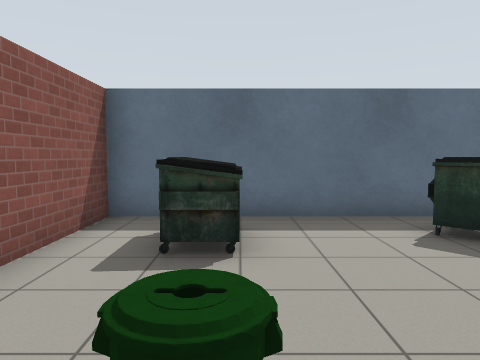
View 1 (above)

24 first-person views from a walk through a Gazebo world. The camera is 1.2 m above the floor, tilts 4° down and sees 70° across. The lines on the ground mark 1 m squares. The floor is counted in squares, 1 m on a side. Each view is taken from the middle of a square. On the plan, view 1 faces up. The plan holds only what a view shows up to about 14 squares ahead; the rest is blank. The place goes on beyond the plan. Gazebo's built-in surfaces are drawn with simple patterns. Some stock models are drawn as simple stand-ins. Some surface patterns are stand-ins.

View 2
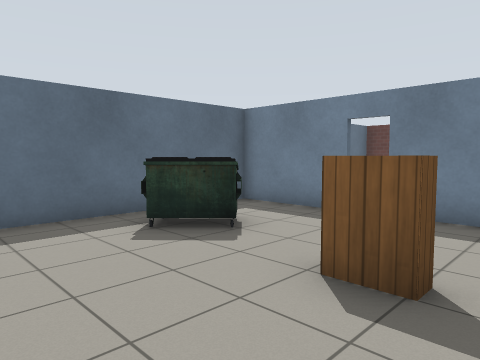

View 3
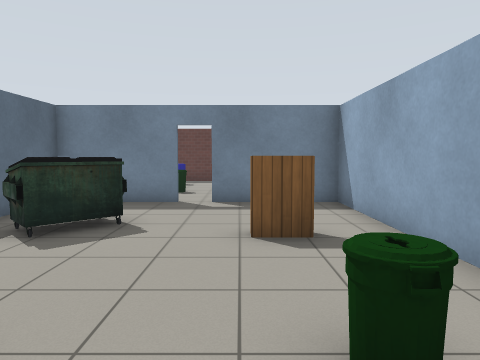

View 4
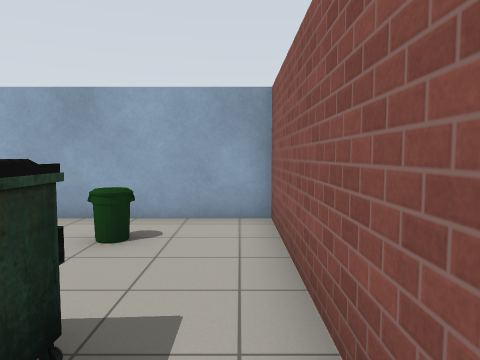

View 5
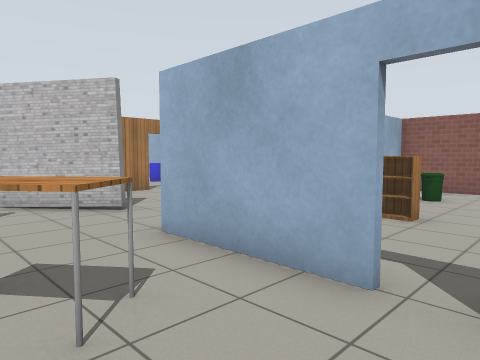

View 6
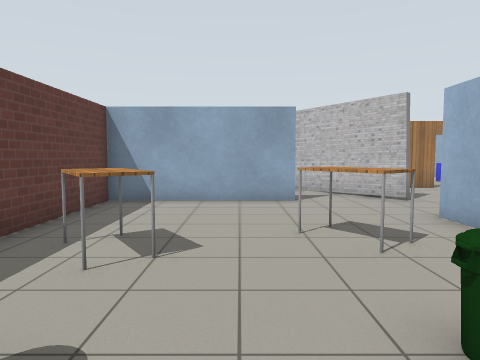

View 7
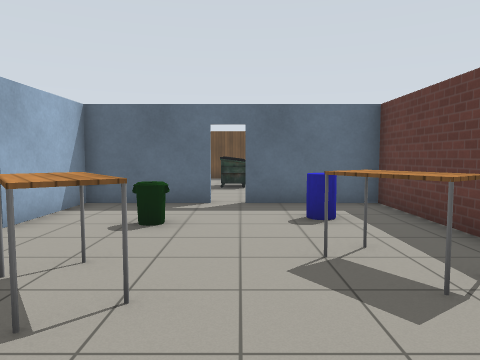

View 8
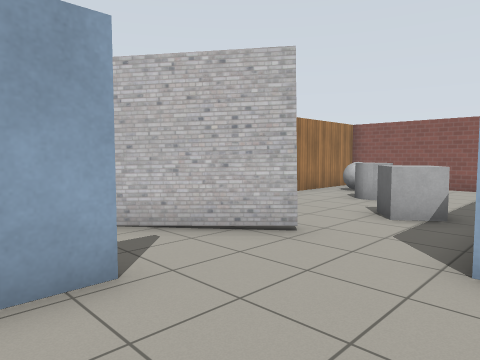

View 9
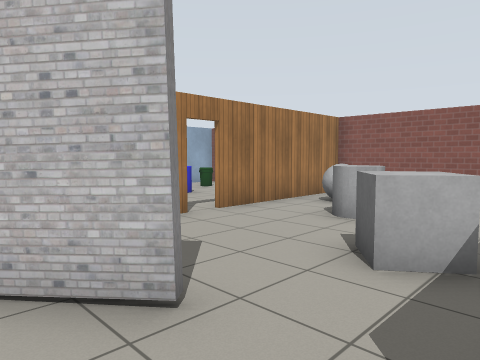

View 10
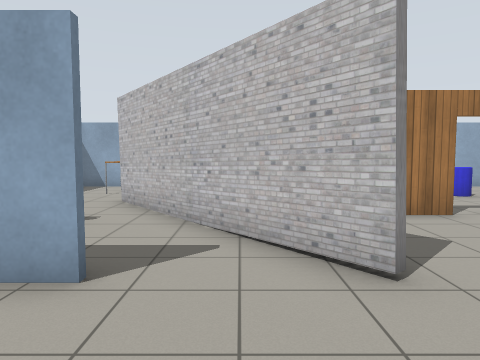

View 11
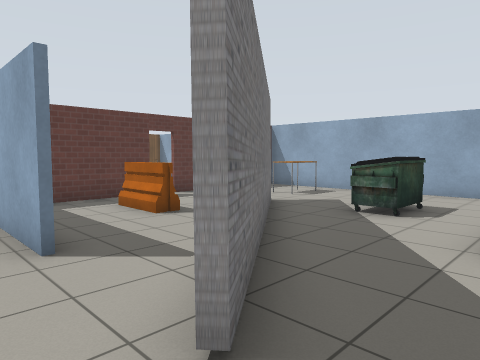

View 12
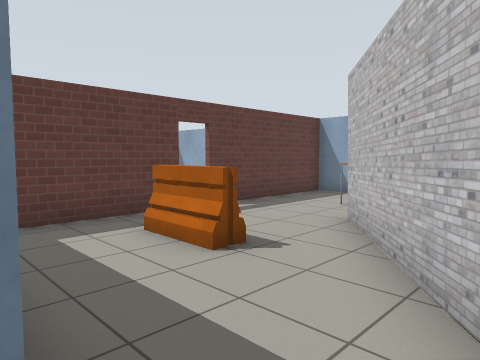

View 13
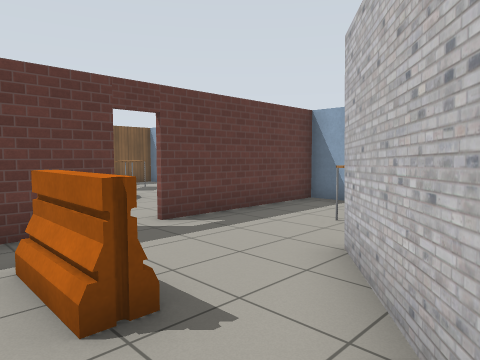

View 14
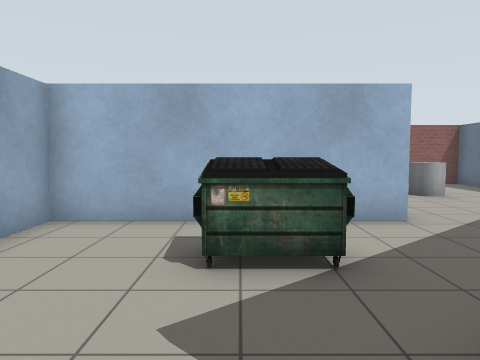

View 15
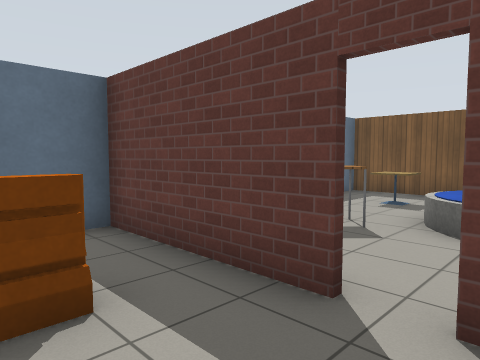

View 16
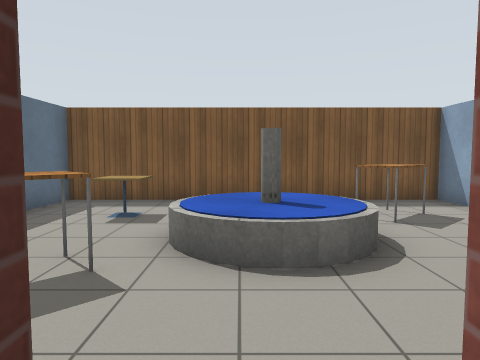

View 17
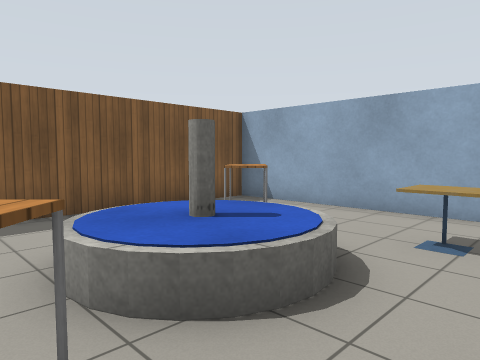

View 18
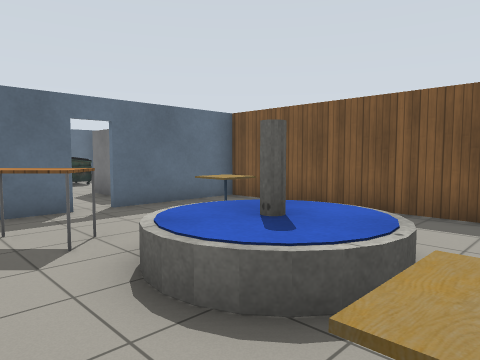

View 19
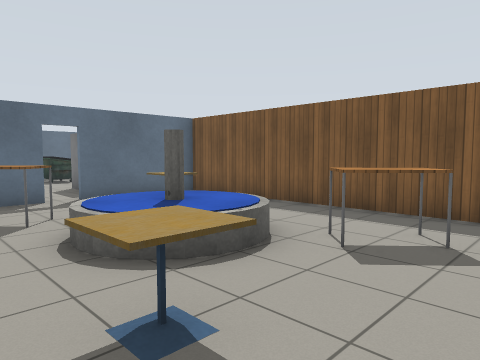

View 20
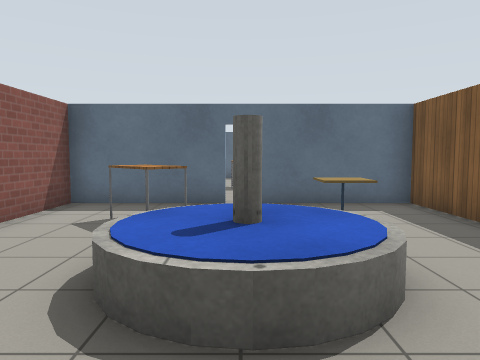

View 21
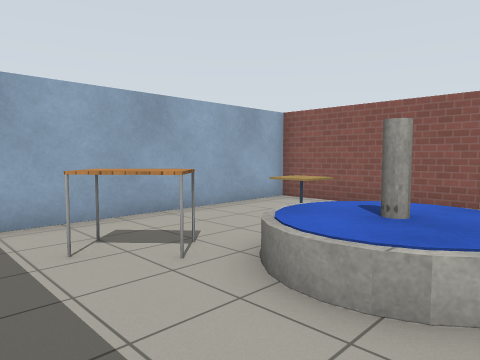

View 22
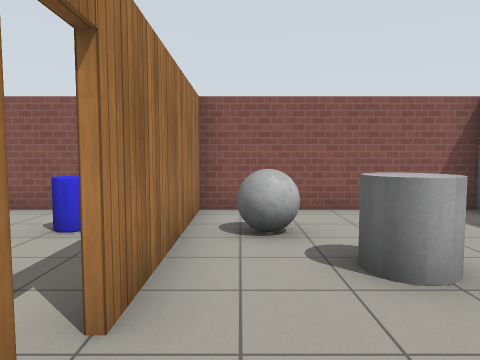

View 23
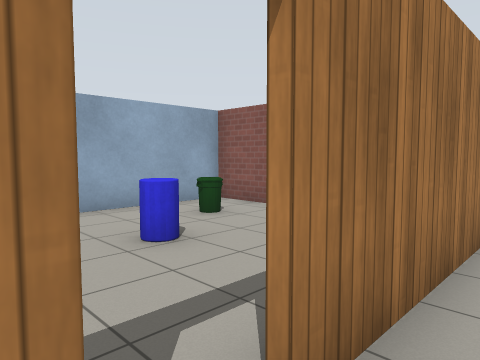

View 24
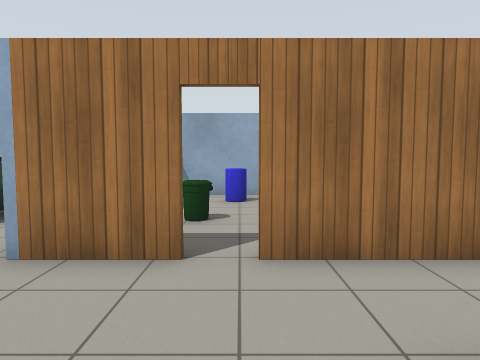

### Floor plan
Key: @ floor where view 1 was taken; # wall or solid block; x gap in a wall; . floor; D open door; U dumpster; B bin; K bookshelf; T table; A barrier; C cafe table; F fountain; O other object.
Columns run from 3 left of view 1 to 24 right of it. Each row starts with its distance up from view 1.
  8              ..
  7 #############DD####
  6 #......U..#.......#
  5 #.UU..UU..#.....O.#     UU
  4 #.UU...U..#.B.....#     UU
  3 #.........D.......#     .
  2 #.....K...#.T..TT.#   O..
  1 #..B..K...#.TT..T.#   O..
  0 #..@......#..T....#   ..OO
 -1 ###########.......#   ..O
 -2 #.....OO..........#   ..
 -3 #......O.....#########D#####
 -4 #...OO....#.......#........#
 -5 #..O......##......#.T...C..#
 -6 #. O.......##..AA.#.TT..C..#
 -7 ######Dx##..##....#...FF...#
 -8    ..... #...#....D..FFF...#
 -9   OO...B #.U.##...#..FFF...#
-10  #..OO.B #.U......#...F....#
-11  #B.O... #.....T..#.C..TT..#
-12  #B...O. #.....T..#.....T..#
-13  #########..  ....#........#
-14         ####################

Where each view was taken, in squares from view 1:
view 1: 0 up, 0 right, facing up
view 2: 0 up, 0 right, facing up-right
view 3: 2 up, 2 left, facing right
view 4: 6 up, 2 left, facing down
view 5: 4 up, 10 right, facing down-left
view 6: 6 up, 11 right, facing down
view 7: 2 down, 11 right, facing up
view 8: 0 up, 11 right, facing down-left
view 9: 1 down, 8 right, facing down-left
view 10: 0 up, 8 right, facing down
view 11: 2 down, 5 right, facing down-right
view 12: 3 down, 8 right, facing down-right
view 13: 5 down, 9 right, facing down-right
view 14: 10 down, 12 right, facing left
view 15: 9 down, 12 right, facing up-right
view 16: 8 down, 14 right, facing right
view 17: 6 down, 16 right, facing down-right
view 18: 11 down, 16 right, facing up-right
view 19: 13 down, 16 right, facing up-right
view 20: 12 down, 19 right, facing up
view 21: 7 down, 23 right, facing down-left
view 22: 6 down, 5 right, facing left
view 23: 6 down, 4 right, facing down-left
view 24: 3 down, 3 right, facing down
